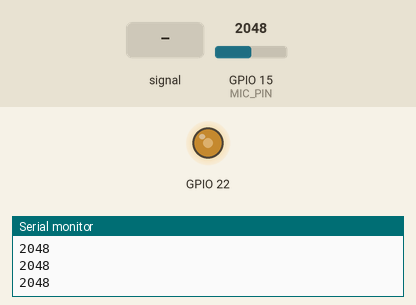
This sketch was run on a simulated ESP32. Parts: output pins drawn as LEDs (lit = HIGH), the last lines printed to the serial monitor. Inputs (shaded band) come from the test bench; at power-on: GPIO 15 (MIC_PIN) = 2048.

Above: at 1.2 s.
1.3 s: GPIO 15 (MIC_PIN) fed a 200 Hz sine of ±1023 counts around its level
At 2.99 s:
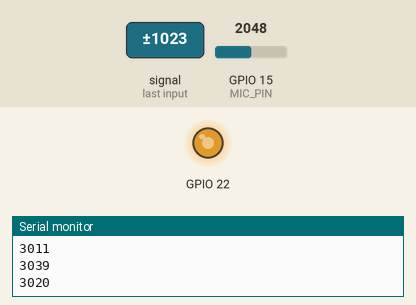
4.3 s: GPIO 15 (MIC_PIN) set to 3603
5.8 s: GPIO 15 (MIC_PIN) set to 491
At 6.8 s:
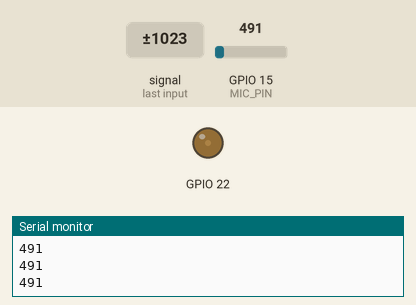
7.3 s: GPIO 15 (MIC_PIN) set to 0
At 8.2 s:
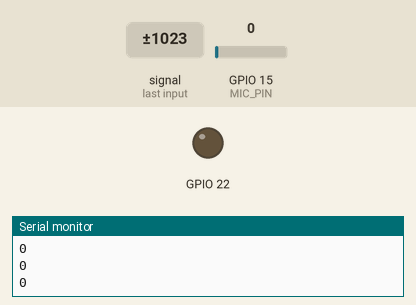
Timing chart, 0 to 9.8 s (numbered marks = the images above; inputs shaded):
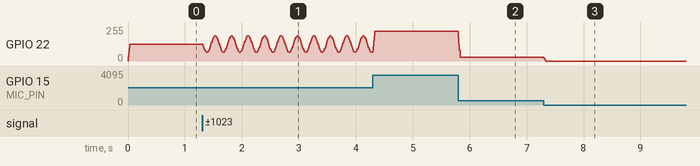

Measured:
- after the input at 5.8 s, GPIO 22: 224/255 → 30/255 at once
- after the input at 7.3 s, GPIO 22: 30/255 → 0/255 at once

The sketch:

microphoneRead.ino
```cpp
#define MIC_PIN 15
int vol1, vol2, vol3;
void setup() {
  Serial.begin(115200);
}
int convert(int val)
{
  return (val*255/4095);
}
void loop() {
  int micValue = analogRead(MIC_PIN);
  int volm=(micValue+vol1+vol2+vol3)/4;
  Serial.println(volm);
  analogWrite(22, convert(volm));
vol1=vol2;
vol2=vol3;
vol3=micValue;
  delay(10);
}
```
